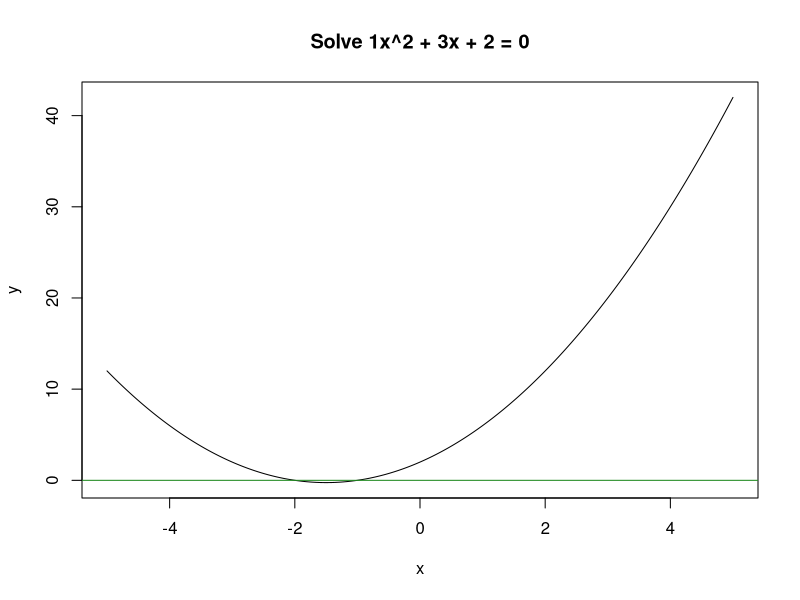

Write the R code that produced this figure.
## ---- chunk 1
#| echo: false

a <- 1
b <- 3
c <- 2
## ---- chunk 2
#| echo: false
#| warning: false

x <- seq(-5,5, length = 300)
y <- a*x^2 + b*x + c

plot(x,y, main = paste0("Solve ", a, "x^2 + ", b, "x + ", c, " = 0"), type = "l")
abline(h=0, col = "forestgreen")

sol1 <- (-1*b + sqrt(b^2-4*a*c))/2*a

sol2 <- (-1*b - sqrt(b^2-4*a*c))/2*a


sol <- ifelse(sol1 == "NaN" & sol2 == "NaN", "The quadratic equation does not have a solution solving:",
              ifelse(sol1 != sol2, paste0("The solution of the quadratic equation is x = (", min(c(sol1,sol2)), ", ", max(c(sol1, sol2)), ") which was solved using:"),
                     ifelse(sol1 == sol2, paste0("The solution of the quadratic equation is x = ", sol1, " which was solved using:"), "No Solution")))

